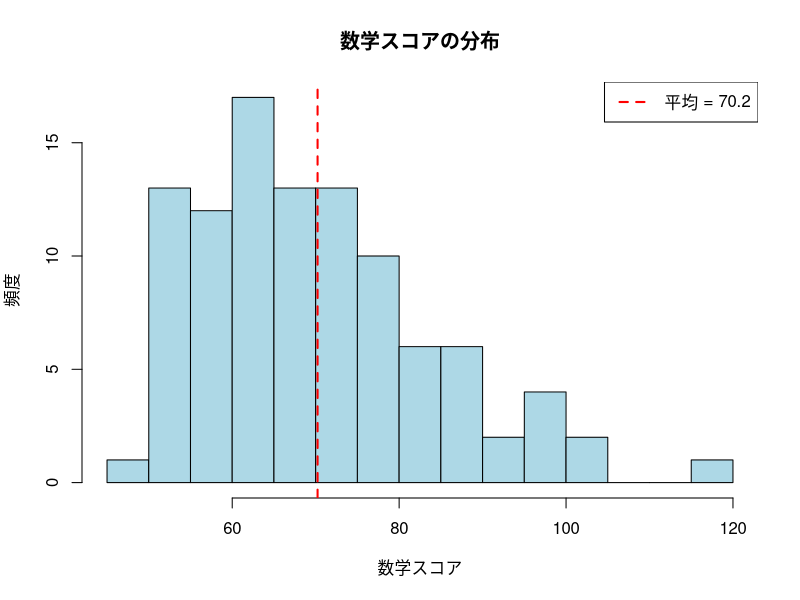
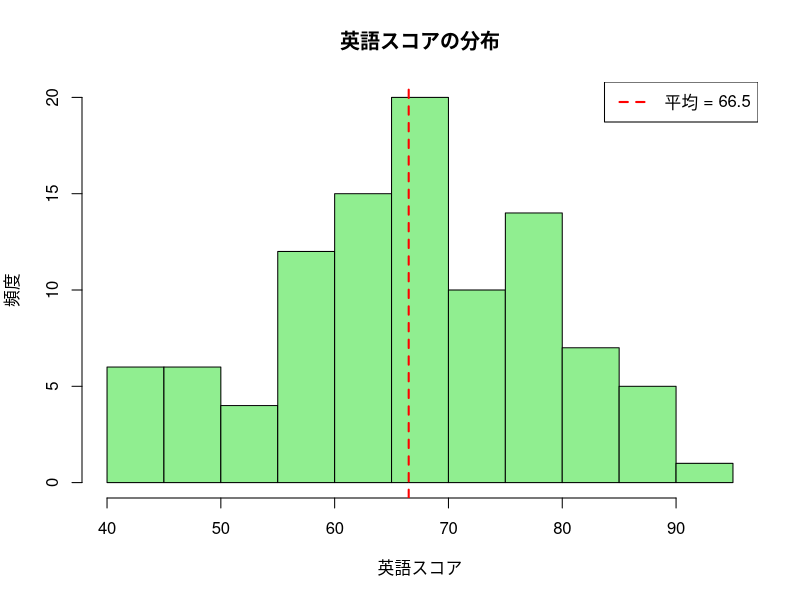
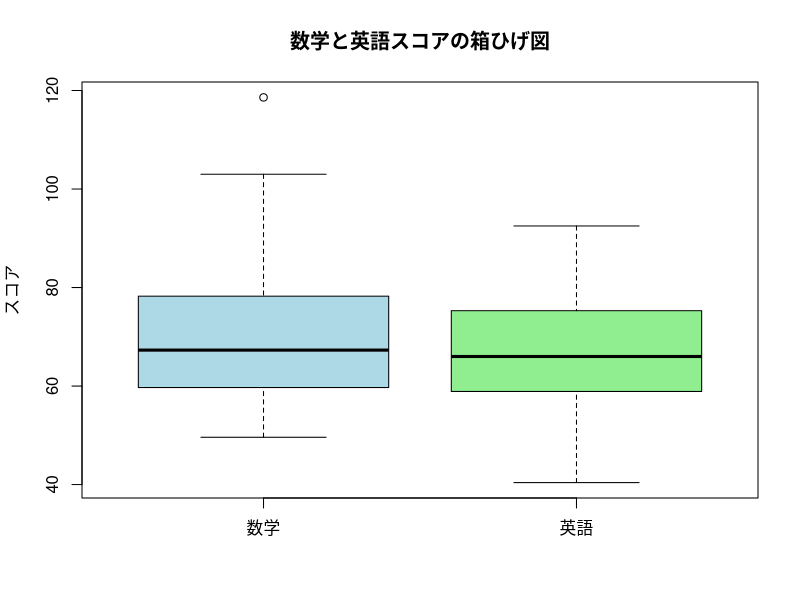
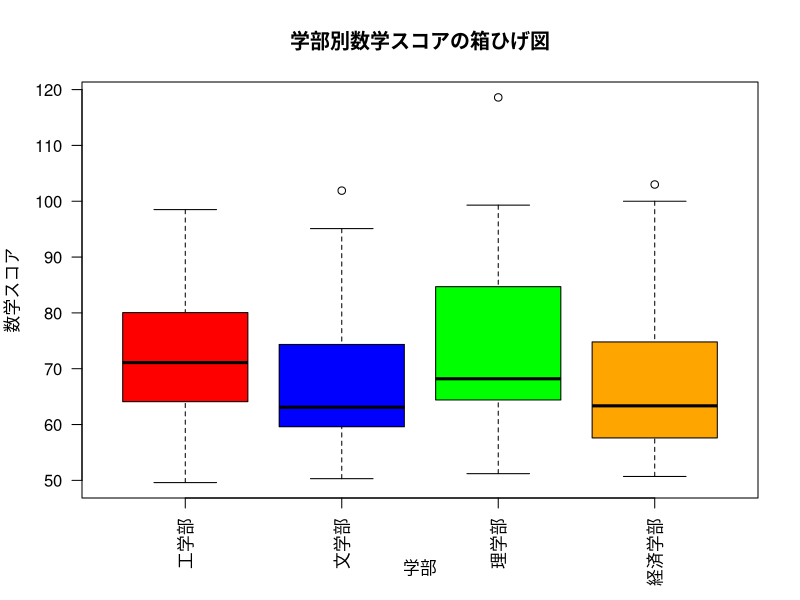
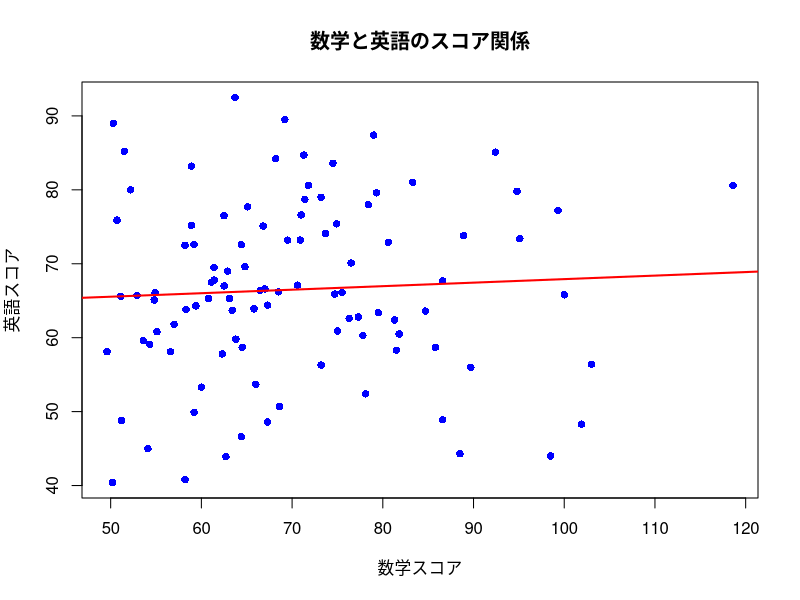
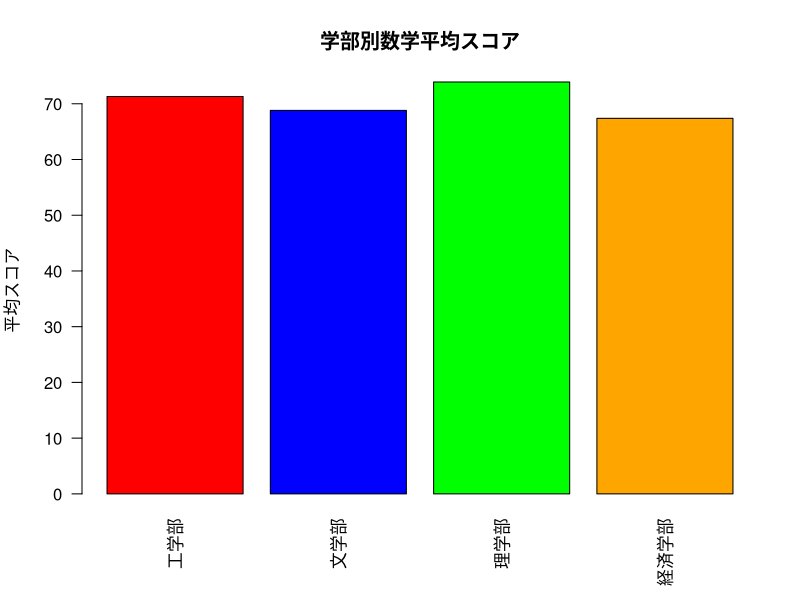
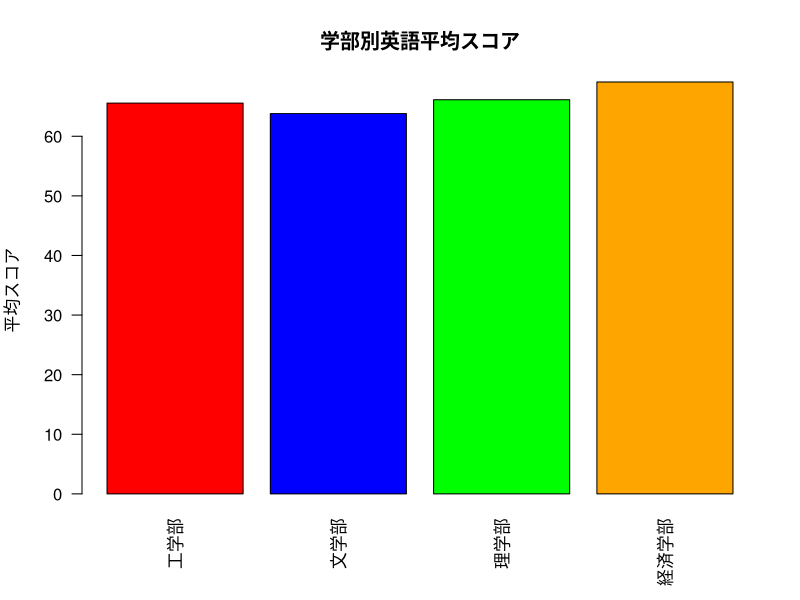
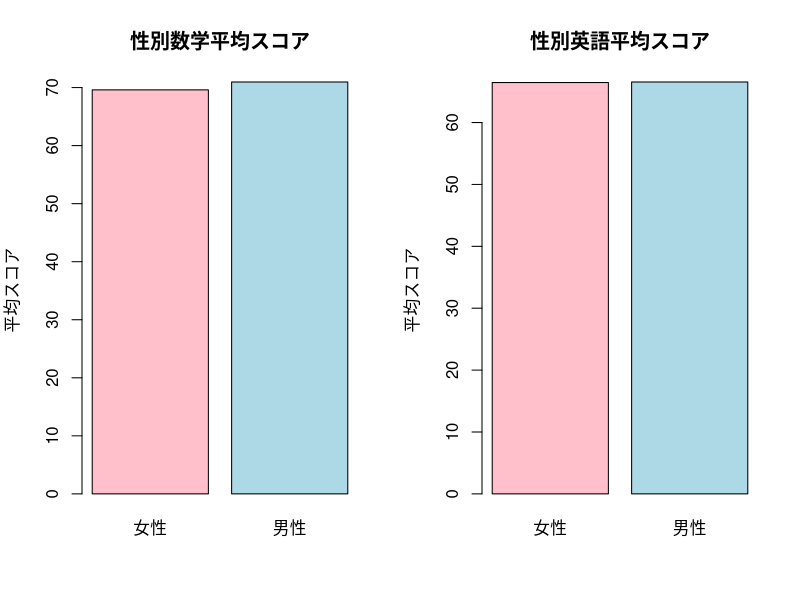

Generate these figures, in order, with R:
# =====================================
# R基礎演習 - 大学生向け
# RStudio Cloud対応版
# 内容：Rの基本操作、データの読み込み、基本統計量の計算、グラフ作成
# =====================================

# 図の日本語表示用
#par(family = "Meiryo") #Windows
#par(family= "HiraKakuProN-W3") #Mac

# 1. 基本的な操作とコンソールの使い方
# =====================================

# Rをコンソールとして使う
print("Rの基礎演習を開始します！")

# コメントアウト（#で始まる行は実行されません）

# 基本的な計算
10 + 5        # 足し算
10 - 5     # 引き算
10 * 5  # 掛け算
10 / 5        # 割り算
10^2             # べき乗
10 %% 3      # 余り


# 変数への代入
x <- 10
y <- 5
name <- "統計学"

# 変数の表示
x
y
name


# 3. ダミーデータの作成について
# =====================================

# 注意: student_data.csvはすでにリポジトリに含まれています
# 以下のコードは参考として残していますが、実行は不要です

# 乱数シードを設定（結果を再現可能にするため）
# set.seed(123)

# 学生データを作成
# n_students <- 100

# student_data <- data.frame(
#   student_id = 1:n_students,
#   age = sample(18:25, n_students, replace = TRUE),
#   gender = sample(c("男性", "女性"), n_students, replace = TRUE),
#   major = sample(c("経済学部", "工学部", "文学部", "理学部"), n_students, replace = TRUE),
#   math_score = round(rnorm(n_students, mean = 70, sd = 15), 1),
#   english_score = round(rnorm(n_students, mean = 65, sd = 12), 1),
#   study_hours = round(runif(n_students, min = 0, max = 8), 1)
# )

# データの確認
# head(student_data)
# str(student_data)

# CSVファイルとして保存
# write.csv(student_data, "student_data.csv", row.names = FALSE, fileEncoding = "UTF-8")

print("student_data.csvファイルを使用します（すでに用意されています）")

# 4. CSVファイルの読み込み
# =====================================

# CSVファイルを読み込み
data <- read.csv("./data/student_data.csv", fileEncoding = "UTF-8")

# データの基本情報を確認
print("=== データの基本情報 ===")
print(dim(data))  # 行数と列数
print(names(data))  # 変数名
print(summary(data))  # 基本統計量

# 5. 基本統計量の計算
# =====================================

print("=== 数学スコアの基本統計量 ===")

# 平均
math_mean <- mean(data$math_score)
print(paste("平均:", math_mean))

# 分散
math_var <- var(data$math_score)
print(paste("分散:", math_var))

# 標準偏差
math_sd <- sd(data$math_score)
print(paste("標準偏差:", math_sd))

# 中央値
math_median <- median(data$math_score)
print(paste("中央値:", math_median))

# 基本統計量の表示
summary(data$math)

print("=== 英語スコアの基本統計量 ===")

# 英語スコアについても同様に計算
eng_mean <- mean(data$english_score)
eng_var <- var(data$english_score)
eng_sd <- sd(data$english_score)
eng_median <- median(data$english_score)

print(paste("平均:", eng_mean))
print(paste("分散:", eng_var))
print(paste("標準偏差:", eng_sd))
print(paste("中央値:", eng_median))

# 基本統計量の表示
summary(data$eng)

#クロス集計
table(data$major, data$gender) #男女X専攻
round(prop.table(table(data$major, data$gender), margin = 1) * 100, 1) #男女X専攻の割合

# 6. グラフの作成
# =====================================

# ヒストグラムの作成
print("=== ヒストグラムの作成 ===")

# 数学スコアのヒストグラム
hist(data$math_score,
     main = "数学スコアの分布",
     xlab = "数学スコア",
     ylab = "頻度",
     col = "lightblue",
     breaks = 15)

# 平均線を追加
abline(v = math_mean, col = "red", lwd = 2, lty = 2)
legend("topright", legend = paste("平均 =", round(math_mean, 1)), 
       col = "red", lty = 2, lwd = 2)

# 英語スコアのヒストグラム
hist(data$english_score,
     main = "英語スコアの分布",
     xlab = "英語スコア",
     ylab = "頻度",
     col = "lightgreen",
     breaks = 15)

# 平均線を追加
abline(v = eng_mean, col = "red", lwd = 2, lty = 2)
legend("topright", legend = paste("平均 =", round(eng_mean, 1)), 
       col = "red", lty = 2, lwd = 2)

# 箱ひげ図の作成
print("=== 箱ひげ図の作成 ===")

# 数学と英語スコアの箱ひげ図を並べて表示
boxplot(data$math_score, data$english_score,
        names = c("数学", "英語"),
        main = "数学と英語スコアの箱ひげ図",
        ylab = "スコア",
        col = c("lightblue", "lightgreen"))

# 学部別数学スコアの箱ひげ図
boxplot(math_score ~ major, data = data,
        main = "学部別数学スコアの箱ひげ図",
        xlab = "学部",
        ylab = "数学スコア",
        col = c("red", "blue", "green", "orange"),
        las = 2)

# 散布図の作成
print("=== 散布図の作成 ===")
plot(data$math_score, data$english_score,
     main = "数学と英語のスコア関係",
     xlab = "数学スコア",
     ylab = "英語スコア",
     col = "blue",
     pch = 16)

# 回帰直線を追加
abline(lm(english_score ~ math_score, data = data), col = "red", lwd = 2)

# 7. グループごとの棒グラフ
# =====================================

print("=== グループ別分析 ===")

# 学部別の平均スコア計算
major_math_mean <- aggregate(math_score ~ major, data = data, FUN = mean)
major_eng_mean <- aggregate(english_score ~ major, data = data, FUN = mean)

print("学部別数学平均スコア:")
print(major_math_mean)

print("学部別英語平均スコア:")
print(major_eng_mean)

# 学部別数学スコア棒グラフ
barplot(major_math_mean$math_score,
        names.arg = major_math_mean$major,
        main = "学部別数学平均スコア",
        ylab = "平均スコア",
        col = c("red", "blue", "green", "orange"),
        las = 2)  # x軸ラベルを縦にする

# 学部別英語スコア棒グラフ
barplot(major_eng_mean$english_score,
        names.arg = major_eng_mean$major,
        main = "学部別英語平均スコア",
        ylab = "平均スコア",
        col = c("red", "blue", "green", "orange"),
        las = 2)

# 性別による比較
gender_math_mean <- aggregate(math_score ~ gender, data = data, FUN = mean)
gender_eng_mean <- aggregate(english_score ~ gender, data = data, FUN = mean)

print("性別数学平均スコア:")
print(gender_math_mean)

print("性別英語平均スコア:")
print(gender_eng_mean)

# 性別比較の棒グラフ
par(mfrow = c(1, 2))  # 1行2列のレイアウト

barplot(gender_math_mean$math_score,
        names.arg = gender_math_mean$gender,
        main = "性別数学平均スコア",
        ylab = "平均スコア",
        col = c("pink", "lightblue"))

barplot(gender_eng_mean$english_score,
        names.arg = gender_eng_mean$gender,
        main = "性別英語平均スコア",
        ylab = "平均スコア",
        col = c("pink", "lightblue"))

par(mfrow = c(1, 1))  # レイアウトをリセット

# 8. 相関係数の計算
# =====================================

print("=== 相関分析 ===")

# 数学と英語スコアの相関係数
correlation_math_eng <- cor(data$math_score, data$english_score)
print(paste("数学と英語スコアの相関係数:", correlation_math_eng))

# 勉強時間と各スコアの相関
correlation_study_math <- cor(data$study_hours, data$math_score)
correlation_study_eng <- cor(data$study_hours, data$english_score)

print(paste("勉強時間と数学スコアの相関係数:", correlation_study_math))
print(paste("勉強時間と英語スコアの相関係数:", correlation_study_eng))

# 相関行列の作成
numeric_data <- data[, c("math_score", "english_score", "study_hours", "age")]
correlation_matrix <- cor(numeric_data)

print("相関行列:")
print(round(correlation_matrix, 3))

# 相関の強さを判定する関数
interpret_correlation <- function(r) {
  abs_r <- abs(r)
  if (abs_r >= 0.7) {
    return("強い相関")
  } else if (abs_r >= 0.4) {
    return("中程度の相関")
  } else if (abs_r >= 0.2) {
    return("弱い相関")
  } else {
    return("ほとんど相関なし")
  }
}

print(paste("数学と英語の相関の強さ:", interpret_correlation(correlation_math_eng)))

# 9. 追加の分析練習
# =====================================

print("=== 追加分析 ===")

# 条件付き統計
high_performers <- data[data$math_score >= 80, ]
print(paste("数学80点以上の学生数:", nrow(high_performers)))
print(paste("高得点者の英語平均スコア:", mean(high_performers$english_score)))

# クロス集計
major_gender_table <- table(data$major, data$gender)
print("学部別性別クロス集計:")
print(major_gender_table)

# 10. まとめとレポート
# =====================================

print("=== 分析結果まとめ ===")
print(paste("総学生数:", nrow(data)))
print(paste("数学平均点:", round(math_mean, 1), "点"))
print(paste("英語平均点:", round(eng_mean, 1), "点"))
print(paste("数学と英語の相関:", round(correlation_math_eng, 3)))
print(paste("最も数学平均の高い学部:", major_math_mean$major[which.max(major_math_mean$math_score)]))

print("演習完了！お疲れさまでした。")

# =====================================
# 練習問題（コメントアウト状態）
# 学生が自分で試すための課題
# =====================================

# 【練習問題1】
# 年齢別の平均スコアを計算してみましょう
# age_math_mean <- aggregate(math_score ~ age, data = data, FUN = mean)

# 【練習問題2】
# 勉強時間が4時間以上の学生だけを抽出してみましょう
# high_study_students <- data[data$study_hours >= 4, ]

# 【練習問題3】
# 数学と英語の合計点を新しい列として追加してみましょう
# data$total_score <- data$math_score + data$english_score

# 【練習問題4】
# 学部別の勉強時間の平均を計算してみましょう
# major_study_mean <- aggregate(study_hours ~ major, data = data, FUN = mean)